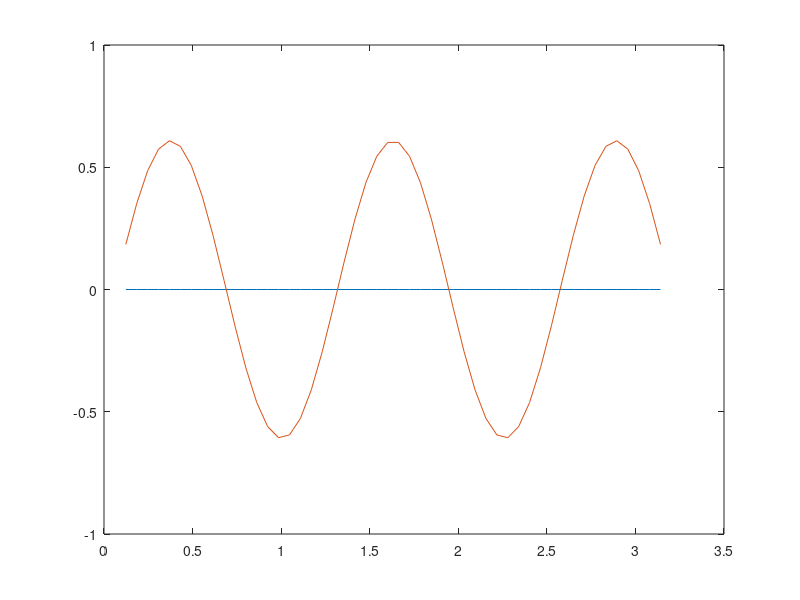

This chart was generated by the following MATLAB code:
k=input('please enter integer value for k (1 is recommended): ');
multiple_t=input('please enter a multiple for t: ');
multiple_x=input('please enter a multiple for n: ');
L=pi;
T=10;
t=10*multiple_t; %Number of points in time, not counting the 2 boundary points
N=10*multiple_x; %Number of points in space, not counting the point at t=0
del_x=L/(N+1); %N+1 is number of segments in space
del_t=T/(t+1) ; %t+1 is number of segments in time
D=0.1; 
%row is for time
%column is for space
gamma=(D*del_t)/(del_x)^2;
a=(gamma+1)*ones(t+1,N);         
b=[zeros(t+1,1),(-gamma/2)*ones(t+1,N-1)];
c=(-gamma/2)*ones(t+1,N-1);
alpha_1=a(:,1);
alpha=[alpha_1,zeros(t+1,N-1)];
u=[zeros(t+1,1),zeros(t+1,N),zeros(t+1,1)];
right_side=zeros(t+1,N);
x_j=zeros(1,N);
t_j=zeros(1,t);
%u_exact=
  

for A=2:N+1  
    u(1,A)=sin(k*(del_x*(A-1))); % this computes the condition at t=0 along space direction
    x_j(A-1)=A*del_x;
    t_j(A-1)=A*del_t;
end


for E=1:t+1     %E is index for time (E=1 is t=0)
    for j=2:N+1   %j is index for space 
        right_side(E,j-1)=(gamma/2)*u(E,j-1)+(1-gamma)*u(E,j)+(gamma/2)*u(E,j+1);
        
    end
    
g=[right_side(:,1),zeros(t+1,N-1)];
   

    for C=2:N
        alpha(E,C)=a(E,C)-((b(E,C)*c(E,C-1))/alpha(E,C-1)); 
         g(E,C)=right_side(E,C)-((b(E,C)*g(E,C-1))/alpha(E,C-1));   
    end
    
u(E+1,N+1)=g(E,N)/alpha(E,N); %N+1 is the point right behind the boundary point

    for F=N:-1:2
        u(E+1,F)=(g(E ,F-1)-(c(E,F-1)*u(E+1,F+1)))/alpha(E,F-1);
    end
    
end
%time=input('Please enter the point of time you want to look at:' )
%time_point=round(time/del_t);
time_slice=t_j(t);
u_exact=(exp(-D*(k^2)*time_slice))*sin(k*x_j);
plot(x_j,u_exact)
hold 
plot(x_j,u(2,[2:N+1]))
error_indiv=zeros(1,N);
for F=1:N
    error_indiv(F)=abs((u(t,F+1)-u_exact(F))/u_exact(F));
end
error= (1/N)*sum(error_indiv)
    
        

     
        
    
 